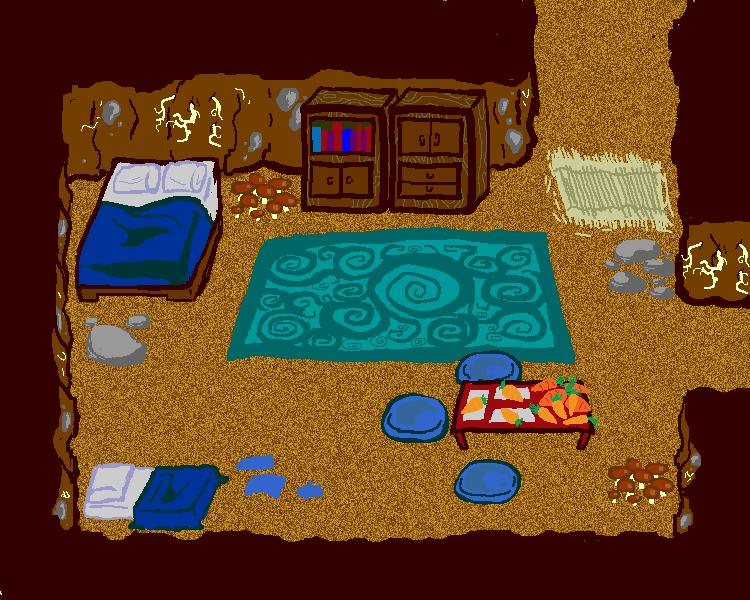

Below is a game level as drawn by its tile map, then a one-line description and the .tmx that defines it (tile-layer data replaced by summaries):
An orthogonal 10x8 tile map with 75x75 px tiles, 1 tile layer (Tile Layer 1).

<map version="1.0" orientation="orthogonal" width="10" height="8" tilewidth="75" tileheight="75">
 <tileset firstgid="1" name="room_home" tilewidth="75" tileheight="75">
  <image source="room_home.gif" width="800" height="600" />
  <tile id="0">
   <properties>
    <property name="blocked" value="true" />
   </properties>
  </tile>
  <tile id="1">
   <properties>
    <property name="blocked" value="true" />
   </properties>
  </tile>
  <tile id="2">
   <properties>
    <property name="blocked" value="true" />
   </properties>
  </tile>
  <tile id="3">
   <properties>
    <property name="blocked" value="true" />
   </properties>
  </tile>
  <tile id="4">
   <properties>
    <property name="blocked" value="true" />
   </properties>
  </tile>
  <tile id="5">
   <properties>
    <property name="blocked" value="true" />
   </properties>
  </tile>
  <tile id="6">
   <properties>
    <property name="blocked" value="true" />
   </properties>
  </tile>
  <tile id="9">
   <properties>
    <property name="blocked" value="true" />
   </properties>
  </tile>
  <tile id="10">
   <properties>
    <property name="blocked" value="true" />
   </properties>
  </tile>
  <tile id="19">
   <properties>
    <property name="blocked" value="true" />
   </properties>
  </tile>
  <tile id="20">
   <properties>
    <property name="blocked" value="true" />
   </properties>
  </tile>
  <tile id="29">
   <properties>
    <property name="blocked" value="true" />
   </properties>
  </tile>
  <tile id="30">
   <properties>
    <property name="blocked" value="true" />
   </properties>
  </tile>
  <tile id="40">
   <properties>
    <property name="blocked" value="true" />
   </properties>
  </tile>
  <tile id="50">
   <properties>
    <property name="blocked" value="true" />
   </properties>
  </tile>
  <tile id="59">
   <properties>
    <property name="blocked" value="true" />
   </properties>
  </tile>
  <tile id="60">
   <properties>
    <property name="blocked" value="true" />
   </properties>
  </tile>
  <tile id="69">
   <properties>
    <property name="blocked" value="true" />
   </properties>
  </tile>
  <tile id="70">
   <properties>
    <property name="blocked" value="true" />
   </properties>
  </tile>
  <tile id="71">
   <properties>
    <property name="blocked" value="true" />
   </properties>
  </tile>
  <tile id="72">
   <properties>
    <property name="blocked" value="true" />
   </properties>
  </tile>
  <tile id="73">
   <properties>
    <property name="blocked" value="true" />
   </properties>
  </tile>
  <tile id="74">
   <properties>
    <property name="blocked" value="true" />
   </properties>
  </tile>
  <tile id="75">
   <properties>
    <property name="blocked" value="true" />
   </properties>
  </tile>
  <tile id="76">
   <properties>
    <property name="blocked" value="true" />
   </properties>
  </tile>
  <tile id="77">
   <properties>
    <property name="blocked" value="true" />
   </properties>
  </tile>
  <tile id="78">
   <properties>
    <property name="blocked" value="true" />
   </properties>
  </tile>
  <tile id="79">
   <properties>
    <property name="blocked" value="true" />
   </properties>
  </tile>
 </tileset>
 <layer name="Tile Layer 1" width="10" height="8">
  <data>[80 cells, 80 non-empty, 80 distinct tile ids]</data>
 </layer>
</map>